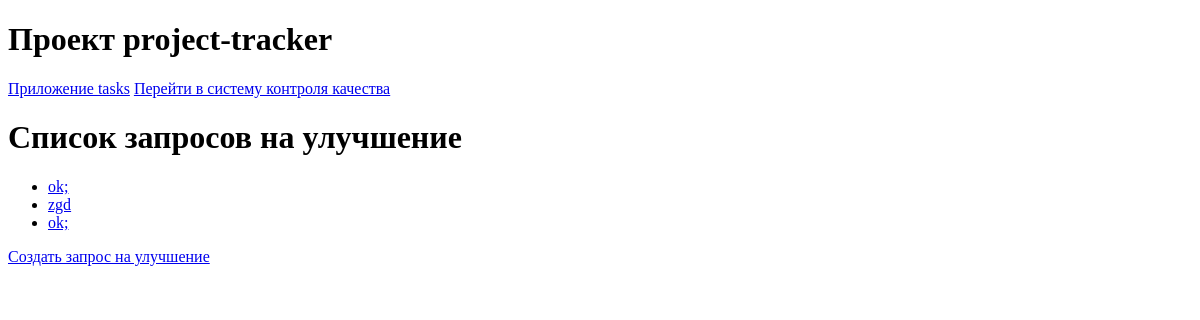
The page /quality_control/features/ on the database as committed earlier.
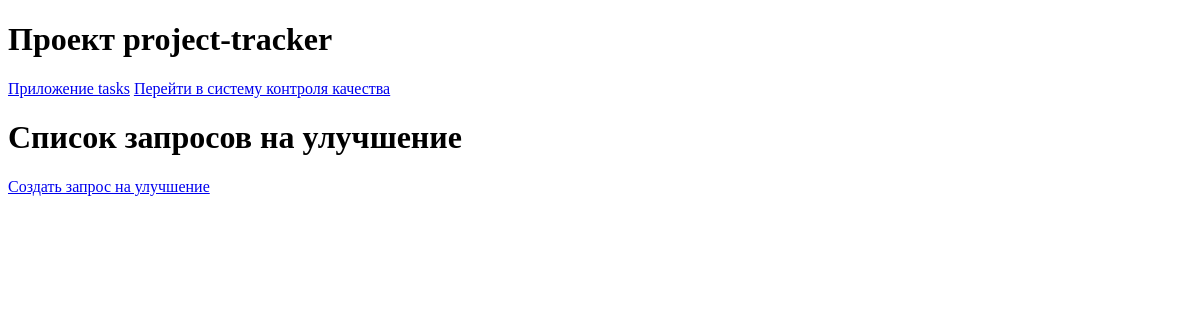
The same page on the database as committed later.
### quality_control/models.py (models this page shows, shortened)
class FeatureRequest(models.Model):
    title = models.CharField(max_length=255)
    description = models.TextField()
    project = models.ForeignKey(Project, on_delete=models.CASCADE)
    task = models.ForeignKey(Task, on_delete=models.SET_NULL, null=True)
    STATUS_CHOICES = (
        ('pending', 'В рассмотрении'),
        ('approved', 'Принято'),
        ('rejected', 'Отклонено'),
    )
    status = models.CharField(max_length=20, choices=STATUS_CHOICES, default='pending')
    priority = models.IntegerField(choices=((1, 'Low'), (2, 'Medium'), (3, 'High'), (4, 'Critical')))
    created_at = models.DateTimeField(auto_now_add=True)
    updated_at = models.DateTimeField(auto_now=True)

### quality_control/views.py (the view)
# urls.py: path('features/', views.feature_list, name='feature_list'),
def feature_list(request):
    feature_requests = FeatureRequest.objects.all()
    return render(request, 'quality_control/feature_list.html', {'features': feature_requests})

### quality_control/templates/quality_control/feature_list.html
{% extends 'base/base.html' %}
{% block content %}
    <h1>Список запросов на улучшение</h1>
    <ul>
        {% for feature in features %}
            <li><a href="{% url 'quality_control:feature_detail' feature.id %}">{{ feature.title }}</a></li>
        {% endfor %}
    </ul>
    <a href="{% url 'quality_control:feature_request_create' %}">Создать запрос на улучшение</a>
{% endblock %}

Rows that differ between the two databases and show on the page:
removed FeatureRequest: title "ok;"
removed FeatureRequest: title "zgd"
removed FeatureRequest: title "ok;"
